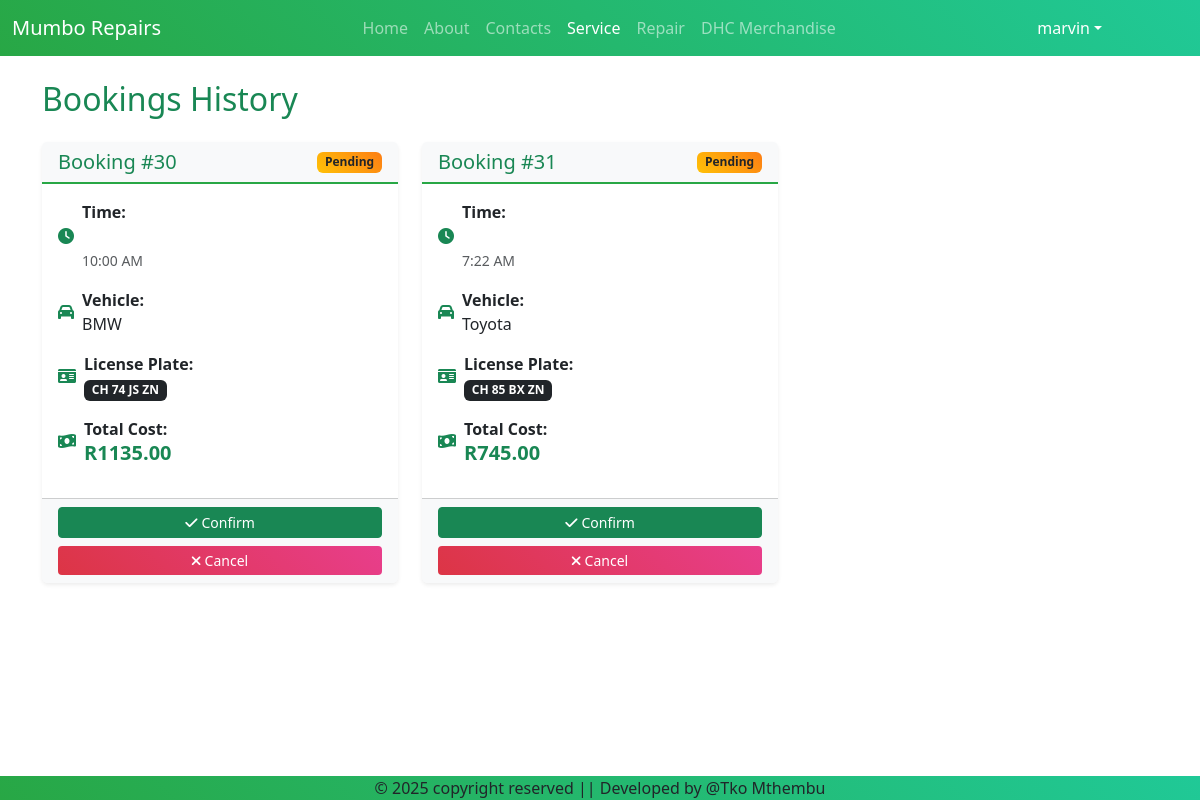
/service/userbooking (signed in), run on the app's committed database.
### service/models.py (models this page shows, shortened)
class Booking(models.Model):
    BOOKING_CHOICE = (
        ('pending','Pending'),
        ('confirmed','Confirmed'),
        ('completed','Completed'),
        ('cancelled','Cancelled'),
    )
    booking_id = models.AutoField(primary_key=True, unique=True)
    user = models.ForeignKey(User, on_delete=models.CASCADE)
    quotation = models.ForeignKey(QuotationRequest, on_delete=models.CASCADE)
    time_slot = models.ForeignKey(TimeSlot, on_delete=models.CASCADE)
    created_at = models.DateTimeField(auto_now_add=True)
    status = models.CharField(max_length=20, choices=BOOKING_CHOICE, default='pending')
    class Meta:
        constraints = [
            models.UniqueConstraint(
                fields=['quotation'],
                name='unique_quotation_booking'
            )
        ]
        indexes = [
            models.Index(fields=['time_slot']),
            models.Index(fields=['quotation']),
            models.Index(fields=['user', 'status']),
        ]

class TimeSlot(models.Model):
    timeslot_id = models.AutoField(primary_key=True, unique=True)
    date = models.DateField(blank=True, null=True)
    start_time = models.TimeField()  # Changed from DateTimeField
    end_time = models.TimeField()    # Changed from DateTimeField
    is_available = models.BooleanField(default=True)

class QuotationRequest(models.Model):
    TRANSOPT = [
        ('manual','Manual'),
        ('automatic','Automatic')
    ]
    GASCHOICE = [
        ('petro','Petrol'),
        ('diesel','diesel'),
    ]
    quotereq_id = models.AutoField(primary_key=True, unique=True)
    user = models.ForeignKey(User, on_delete=models.CASCADE)
    vehicle_type = models.ForeignKey(Vehicle, on_delete=models.CASCADE)
    engine_capacity = models.DecimalField(max_digits=4, decimal_places=1, blank=True, null=True)
    gas = models.CharField(max_length=10, choices=GASCHOICE, blank=True, null=True)
    millage = models.CharField(max_length=6, blank=True, null=True)
    transmission = models.CharField(max_length=10, choices=TRANSOPT, default='manual',blank=True, null=True)
    service_requested = models.ForeignKey(Services,on_delete=models.CASCADE, blank=True, null=True)
    total_cost = models.DecimalField(max_digits=10, decimal_places=2, null=True, blank=True)
    additional_notes = models.TextField(blank=True)
    created_at = models.DateTimeField(auto_now_add=True)

class Vehicle(models.Model):
    vehicle_id = models.AutoField(primary_key=True, unique=True)
    owner = models.ForeignKey(User, on_delete=models.CASCADE, blank=True, null=True)
    name = models.CharField(max_length=25, blank=True, null=True)
    model = models.CharField(max_length=15, blank=True, null=True)
    year = models.CharField(max_length=4, blank=True, null=True)
    vin_number = models.CharField(max_length=25, blank=True, null=True)
    license_plate = models.CharField(max_length=12, blank=True, null=True)

### service/views.py (the view)
# urls.py: path('userbooking',views.userbooking,name="userbooking"),
@login_required
def userbooking(request):
    userbookings = Booking.objects.filter(user=request.user).select_related('quotation')
    return render(request, "service/userbookings.html", {'bookings': userbookings})

### service/templates/service/userbookings.html (shortened to what this page needs)
{% extends "HomeApp/base.html" %}
{% load static %}
{% block main-content %}
<div class="container mt-4">
    <h2 class="mb-4 text-success">Bookings History</h2>
    <div class="row">
        {% for booking in bookings %}
        <div class="col-md-6 col-lg-4 mb-4">
            <div class="card shadow-sm border-0 h-100">
                <div class="card-header bg-light d-flex justify-content-between align-items-center">
                    <h5 class="card-title mb-0 text-success">Booking #{{ booking.booking_id }}</h5>
                    <span class="badge
                        {% if booking.status == 'confirmed' or booking.status == 'completed' %}bg-success
                        {% elif booking.status == 'pending' %}bg-warning text-dark
                        {% elif booking.status == 'cancelled' %}bg-danger
                        {% else %}bg-secondary{% endif %}">
                        {{ booking.status|title }}
                    </span>
                </div>
                <div class="card-body">
                    <div class="d-flex align-items-center mb-3">
                        <i class="fas fa-clock text-success me-2"></i>
                        <div>
                            <strong>Time:</strong><br>
                            {{ booking.time_slot.start_time|date:"M d, Y" }}<br>
                            <small class="text-muted">{{ booking.time_slot.start_time|time:"g:i A" }}</small>
                        </div>
                    </div>
                    <div class="d-flex align-items-center mb-3">
                        <i class="fas fa-car text-success me-2"></i>
                        <div>
                            <strong>Vehicle:</strong><br>
                            {{ booking.quotation.vehicle_type.model }}
                        </div>
                    </div>
                    <div class="d-flex align-items-center mb-3">
                        <i class="fas fa-id-card text-success me-2"></i>
                        <div>
                            <strong>License Plate:</strong><br>
                            <span class="badge bg-dark text-white">{{ booking.quotation.vehicle_type.license_plate }}</span>
                        </div>
                    </div>
                    <div class="d-flex align-items-center mb-3">
                        <i class="fas fa-money-bill-wave text-success me-2"></i>
                        <div>
                            <strong>Total Cost:</strong><br>
                            <span class="h5 text-success fw-bold">R{{ booking.quotation.total_cost }}</span>
                        </div>
                    </div>
                </div>
                <div class="card-footer bg-light">
                    <div class="d-grid gap-2">
                        {% if booking.status == 'pending' %}
                        <button class="btn btn-success btn-sm">
                            <i class="fas fa-check me-1"></i>Confirm
                        </button>
                        <button class="btn btn-danger btn-sm">
                            <i class="fas fa-times me-1"></i>Cancel
                        </button>
                        {% elif booking.status == 'completed' %}
                        <button class="btn btn-outline-success btn-sm">
                            <i class="fas fa-download me-1"></i>Download Invoice
                        </button>
                        {% endif %}
                    </div>
                </div>
            </div>
        </div>
        {% endfor %}
    </div>
</div>
<link rel="stylesheet" href="https://cdnjs.cloudflare.com/ajax/libs/font-awesome/6.0.0/css/all.min.css">
{% endblock main-content%}

### HomeApp/templates/HomeApp/base.html (shortened to what this page needs)
{% load static %}
<!DOCTYPE html>
<html lang="en">
<head>
    <link href="https://cdn.jsdelivr.net/npm/bootstrap@5.3.5/dist/css/bootstrap.min.css" rel="stylesheet">
    <link rel="stylesheet" href="{% static 'HomeApp/css/all.min.css' %}">
    <link rel="stylesheet" href="{% static 'HomeApp/css/owl.carousel.min.css' %}">
    <link rel="stylesheet" href="https://cdnjs.cloudflare.com/ajax/libs/toastr.js/latest/toastr.min.css">
    <link href="https://cdn.jsdelivr.net/npm/bootstrap@5.3.0/dist/css/bootstrap.min.css" rel="stylesheet">
    <link rel="stylesheet" href="https://cdnjs.cloudflare.com/ajax/libs/font-awesome/6.0.0/css/all.min.css">
</body>
</head>
<body>
    <nav class="navbar navbar-expand-lg navbar-dark bg-success">
        {% if user.is_authenticated %}
            <div class="container-fluid" >
                <a class="navbar-brand" href="#">
                    <img src="">Mumbo Repairs
                </a>
                <div class="collapse navbar-collapse justify-content-center" id="navbarNav">
                    <ul class="navbar-nav">
                        <li class="nav-item">
                        <a class="nav-link {% if request.path == '/home/' %}active{% endif %}" aria-current="page" href="{% url "home" %}">Home</a>
                        </li>
                        <li class="nav-item">
                        <a class="nav-link {% if request.path == '/about/' %}active{% endif %}" href="#">About</a>
                        </li>
                        <li class="nav-item">
                        <a class="nav-link {% if request.path == '/contacts/' %}active{% endif %}" href="#">Contacts</a>
                        </li>
                        <li class="nav-item">
                        <a class="nav-link {% if 'service' in request.path %}active{% endif %}"  href="{% url "service:home" %}">Service</a>
                        </li>
                        <li class="nav-item">
                        <a class="nav-link" href="{% url "repairs:repair" %}">Repair</a>
                        </li>
                        <li class="nav-item">
                        <a class="nav-link" href="#">DHC Merchandise</a>
                        </li>
                    </ul>
                </div>
                <div>
                    <ul class="navbar-nav me-auto mb-2 mb-lg-0">
                        <li class="nav-item dropdown mx-2">
                            <a class="nav-link dropdown-toggle text-white" href="#" id="profileDropdown" role="button" data-bs-toggle="dropdown" arial-expanded="false" style="margin-right:70px">{{user.username}}</a>
                        </li>
                    </ul>
                </div>
            </div>
        {% endif %}
    </nav>
    {% block main-content %}{% endblock main-content %}
    <footer class="container-fluid fixed-bottom bg-success text-center p-0.5 mt-4">
        &copy; 2025 copyright reserved || Developed by @Tko Mthembu
    </footer>
</html>

### data on the page
Booking: booking_id "30", status "Pending", time_slot.start_time "10:00 AM", quotation.vehicle_type.model "BMW", quotation.vehicle_type.license_plate "CH 74 JS ZN", quotation.total_cost "1135.00", shows "Confirm"
Booking: booking_id "31", status "Pending", time_slot.start_time "7:22 AM", quotation.vehicle_type.model "Toyota", quotation.vehicle_type.license_plate "CH 85 BX ZN", quotation.total_cost "745.00", shows "Confirm"

### other printed values
{{ user.username }} "marvin"
